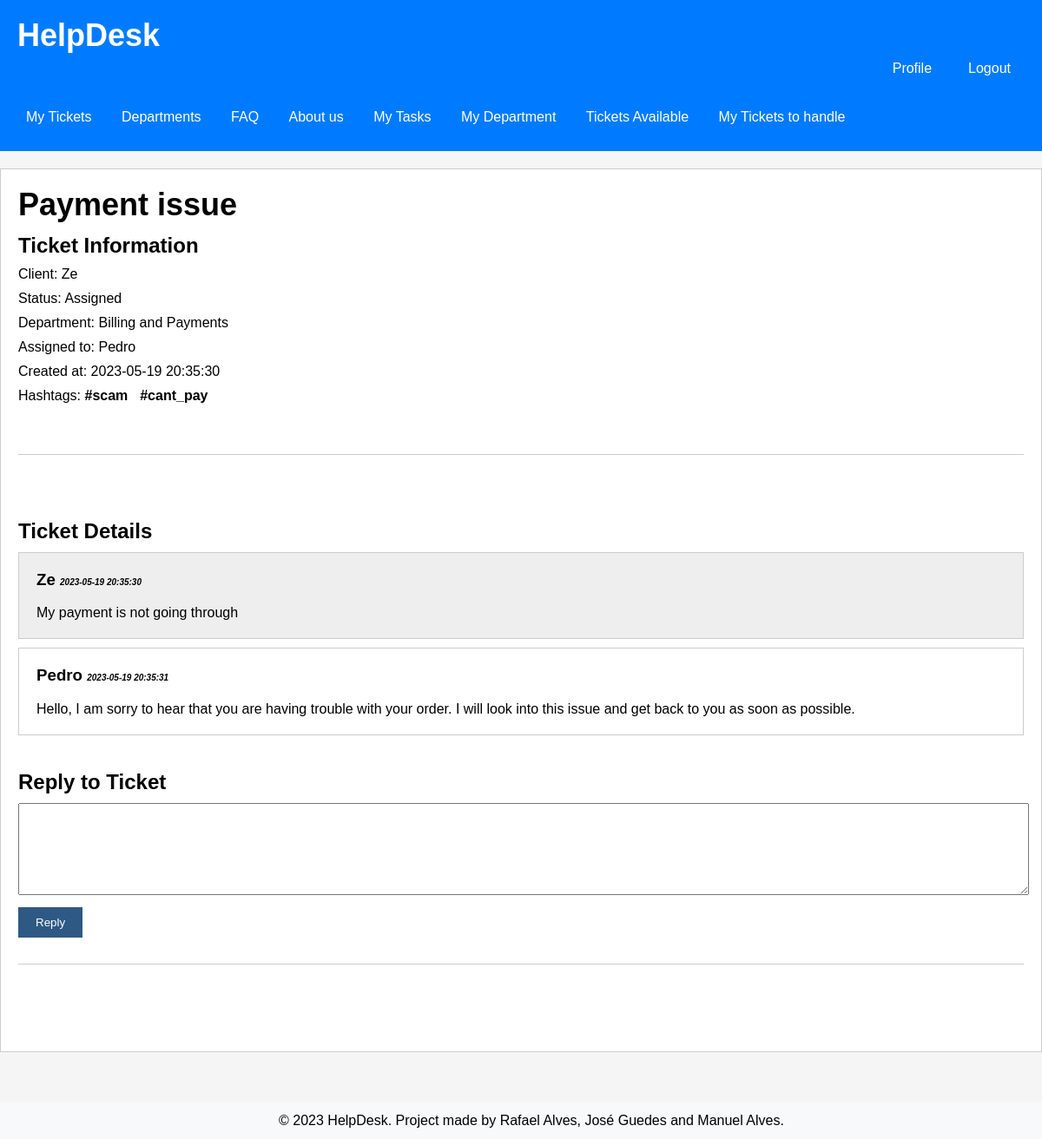
The page /pages/detailTicket.php?id=2 (signed in) on the database as committed earlier.
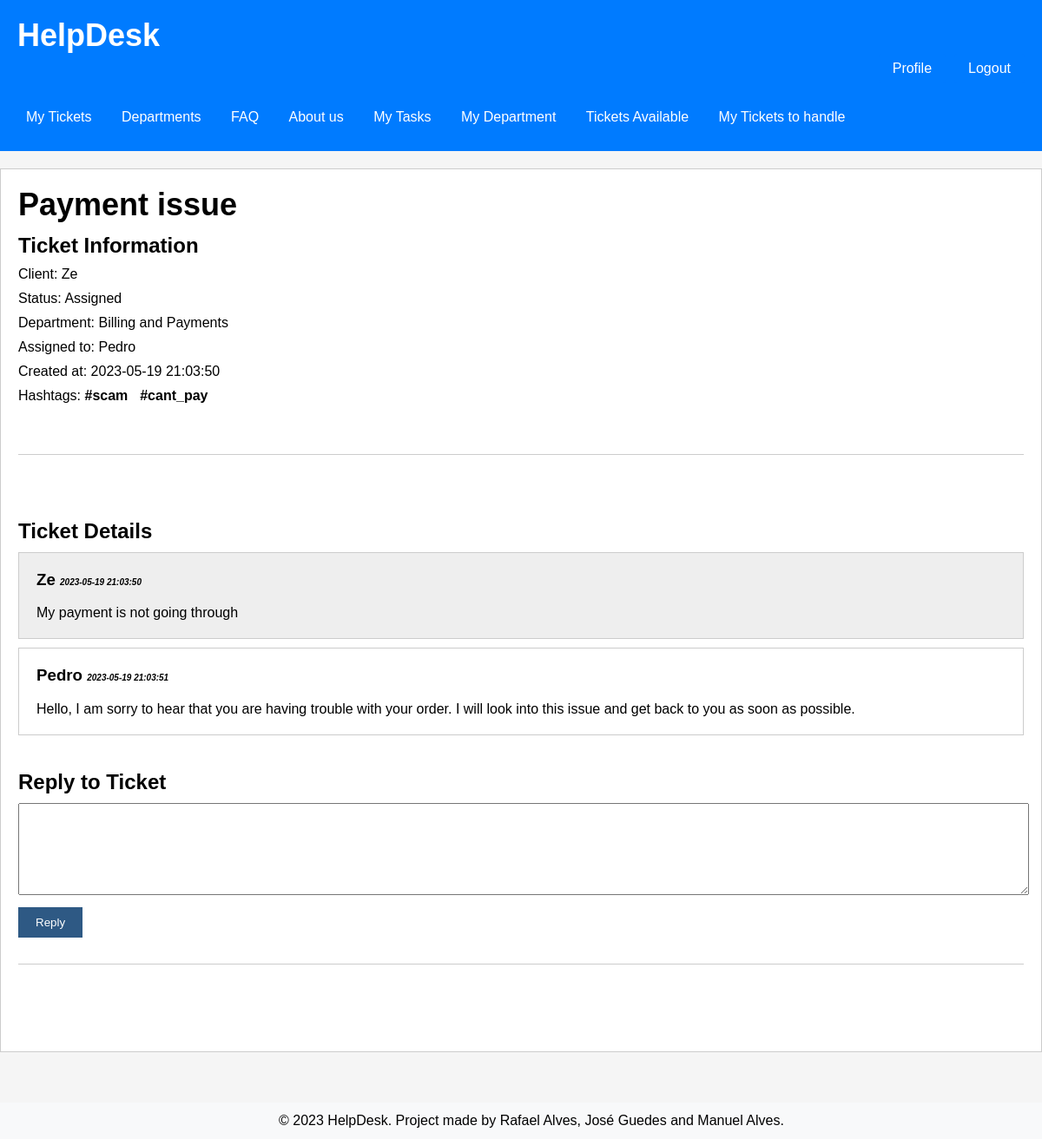
The same page on the database as committed later.
### tables this page shows
CREATE TABLE Reply (
    id INTEGER PRIMARY KEY AUTOINCREMENT,
    id_ticket INTEGER,
    id_user INTEGER,
    content VARCHAR(255) NOT NULL,
    created_at TIMESTAMP NOT NULL DEFAULT CURRENT_TIMESTAMP,
    CONSTRAINT id_ticketFK FOREIGN KEY(id_ticket) REFERENCES Ticket (id),
    CONSTRAINT id_userFK FOREIGN KEY(id_user) REFERENCES User (id)
);

CREATE TABLE User (
     id INTEGER PRIMARY KEY AUTOINCREMENT,
     username varchar(255) NOT NULL UNIQUE,
     firstName varchar(255) NOT NULL,
     lastName varchar(255) NOT NULL,
     email varchar(255) NOT NULL UNIQUE,
     password varchar(255) NOT NULL,
     id_department INTEGER DEFAULT NULL,
     is_agent BOOLEAN NOT NULL DEFAULT false,
     is_admin BOOLEAN NOT NULL DEFAULT false,
     CONSTRAINT id_departmentFK FOREIGN KEY(id_department) REFERENCES Department(id)
 );

### database/user.class.php (called while the page is built, shortened)
<?php
  function getUserna($id) {
    global $dbh;
    try {
      $stmt = $dbh->prepare('SELECT username FROM User WHERE id = ?');
      $stmt->execute(array($id));
      if($row = $stmt->fetch()){
        return $row['username'];
      }
    }catch(PDOException $e) {
      return -1;
    }
  }

### database/department.class.php (called while the page is built, shortened)
<?php
  class Department {
    static function getName($id) {
      global $dbh;
      try {
        $stmt = $dbh->prepare('SELECT name FROM Department WHERE id = ?');
        $stmt->execute(array($id));
        if($row = $stmt->fetch()){
          return $row['name'];
        }
      }catch(PDOException $e) {
        return -1;
      }
    }
  }
?>

### database/ticket.class.php (called while the page is built, shortened)
<?php
  class Ticket {
static function getTicketHashtags(PDO $db, int $ticketId) {
  $query = "SELECT h.tag
            FROM Ticket_Hashtag th
            JOIN Hashtag h ON th.id_hashtag = h.id
            WHERE th.id_ticket = :ticketId";
  $stmt = $db->prepare($query);
  $stmt->bindParam(':ticketId', $ticketId, PDO::PARAM_INT);
  $stmt->execute();
  $hashtags = $stmt->fetchAll(PDO::FETCH_COLUMN);
  return $hashtags;
}
  }
?>

### database/reply.class.php (called while the page is built, shortened)
<?php
  class Reply {
    static function getRepliesByTicket(PDO $db, int $id_ticket) {
        $stmt = $db->prepare('
          SELECT id, created_at, content, id_user
          FROM Reply
          WHERE id_ticket = ?
          ORDER by created_at asc
        ');
        $stmt->execute(array($id_ticket));
        $row = $stmt->fetchAll(PDO::FETCH_ASSOC);
        return $row;
      }
    }
?>

### utils/session.php (called while the page is built, shortened)
<?php
   function getUserID() {
       if(isset($_SESSION['userID'])) {
            return $_SESSION['userID'];
       } else {
           return null;
       }
   }
?>

### pages/detailTicket.php (the view, shortened to what this page needs)
<?php
require_once(__DIR__ . '/../templates/header.tpl.php');
require_once(__DIR__ . '/../templates/footer.tpl.php');
include_once("../database/ticket.class.php");
include_once("../database/department.class.php");
include_once("../database/user.class.php");
include_once("../database/reply.class.php");
$depart = Department::getName($_SESSION['ticketinfo']['id_department']);
$replies = Reply::getRepliesByTicket($dbh, intval($_SESSION['ticketinfo']['id']));
$us = getUserna($_SESSION['ticketinfo']['id_user']);
$ag = getUserna($_SESSION['ticketinfo']['id_agent']);
$ticketId = $_SESSION['ticketinfo']['id'];
$hashtags = Ticket::getTicketHashtags($dbh, intval($ticketId));
?>
<h1><?php echo htmlentities($_SESSION['ticketinfo']['title']) ?></h1>
<h2>Ticket Information</h2>
<ul>
    <li>Client: <?php echo htmlentities($us) ?></li>
    <li>Status: <?php echo htmlentities($_SESSION['ticketinfo']['ticket_status']) ?></li>
    <li>Department: <?php echo htmlentities($depart) ?></li>
    <li>Assigned to: <?php echo ($ag == null) ? htmlentities("This ticket has no agent working on it") : htmlentities($ag); ?></li>
    <li>Created at: <?php echo htmlentities($_SESSION['ticketinfo']['created_at']) ?></li>
    <li>Hashtags: <?php foreach ($hashtags as $hashtag): ?>
    <span class="hashtag"><?php echo htmlentities($hashtag); ?>&nbsp;</span>
    <?php endforeach; ?></li>
</ul>
<br>
<hr>
<br>
<br>
<br>
<h2>Ticket Details</h2>
<div style="padding: 20px; background: #eee; border: 1px solid #ccc; margin-bottom:10px;">
<h3 style="margin-top: 0"><?php echo htmlentities($us); ?> <span style="font-style: italic; font-size: 10px; display:inline-block"><?php echo htmlentities($_SESSION['ticketinfo']['created_at']) ?></span></h3>
<?php echo htmlentities($_SESSION['ticketinfo']['description']) ?>
</div>
<?php
if($replies) {
    foreach($replies as $reply) {
        ?>
        <div style="padding: 20px; background: <?php echo (getUserna($reply['id_user']) == $ag) ? '#fff' : '#eee'; ?>; border: 1px solid #ccc; margin-bottom:10px;">
        <h3 style="margin-top: 0"><?php echo getUserna($reply['id_user']); ?> <span style="font-style: italic; font-size: 10px; display:inline-block"><?php echo htmlentities($reply['created_at']) ?>
</span></h3>
        <?php echo htmlentities($reply['content']) ?>
        </div>
        <?php
    }
} else {
    ?>
    <h4>No replies yet.</h4c>
    <?php
}
?>
<?php
if((getUserID() == $_SESSION['ticketinfo']['id_agent'] || getUserID() == $_SESSION['ticketinfo']['id_user']) && $_SESSION['ticketinfo']['ticket_status'] != 'Closed'){
?>
    <h2>Reply to Ticket</h2>
    <textarea id="reply" style="width: 100%; height: 100px"></textarea>
    <?php
    echo '<button onclick="replyClientTicket()">Reply</button><hr />';
    ?>
<?php
    }
?>

Rows that differ between the two databases and show on the page:
changed reply "Pedro": created_at "2023-05-19 20:35:31" → "2023-05-19 21:03:51"
Other text that changed with them:
$_SESSION['ticketinfo']['created_at']: "2023-05-19 20:35:30" → "2023-05-19 21:03:50"
